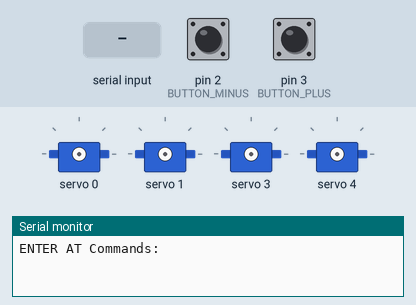
Recording of a program running on a simulated Arduino Uno, built with avr-gcc and run on an emulated ATmega328P. Shown: 4 × servo, the last lines printed to the serial monitor. The test bench sets the inputs (shaded band); at power-on: pin 2 (BUTTON_MINUS) HIGH, pin 3 (BUTTON_PLUS) HIGH.

Above: at 1.2 s.
1.3 s: "b" received over the second serial link
At 3.9 s:
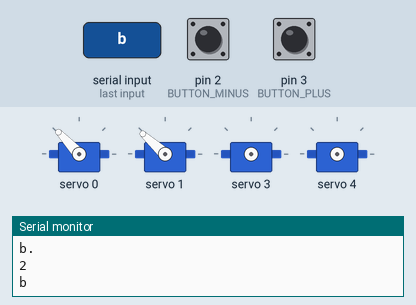
4.2 s: "a" received over the second serial link
6.9 s: "c" received over the second serial link
At 8.7 s:
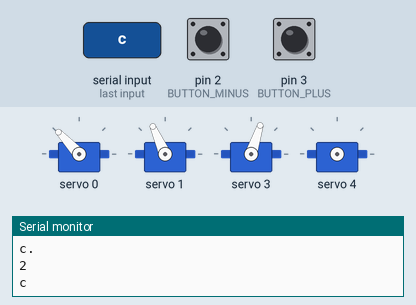
9.8 s: "B" received over the second serial link
At 11.25 s:
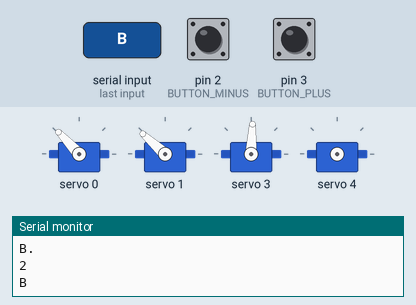
12.8 s: "d" received over the second serial link
At 15.6 s:
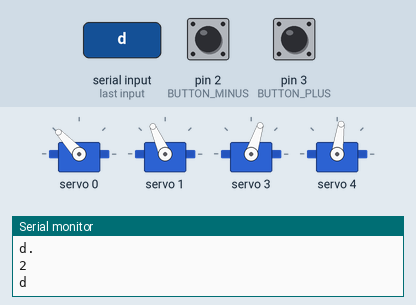
15.8 s: "A" received over the second serial link
Timing chart, 0 to 19.0 s (numbered marks = the images above; inputs shaded):
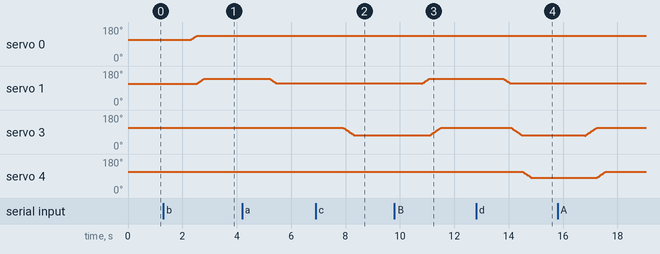

The program:

main.cpp
```cpp
#include <Arduino.h>
#include <Adafruit_PWMServoDriver.h> //Servo driver library
#include <SoftwareSerial.h>          //Serial communiction library

#define SERVOMIN 150  // This is the 'minimum' pulse length count (out of 4096)
#define SERVOMAX 550  // This is the 'maximum' pulse length count (out of 4096)
#define SERVO_FREQ 50 // Analog servos run at ~50 Hz updates
#define BUTTON_MINUS 2
#define BUTTON_PLUS 3

Adafruit_PWMServoDriver pwm = Adafruit_PWMServoDriver(); // Create pwm object
SoftwareSerial hc06(4, 5);

String message = "";

int messageLength = 0;
int currentChar = 0;

int brailleDots[] = {0, 0, 0, 0, 0, 0};                // Braille representation of captured letter
int servPositions[] = {90, 90, 90, 90, 90, 90};        // Stores servos' desired positions
int servInitPositions[] = {90, 90, 90, 90, 90, 90};    // Stores servos' initial positions
int servMovePositions[] = {110, 115, 115, 50, 60, 60}; // Stores max positions that servos will move to
int servCurrentPositions[] = {90, 90, 90, 90, 90, 90}; // Stores servos' current positions
char messageData[50];

// int captureLetter();                                    //Stores letter for conversion to Braille
void updateScreen();                                    // Updates LCD screen to show current letter
int degreesToPulse(int degrees);                        // convert degrees to pulse
void writePosition(int channel, int position);          // control servo position
void letterToBraille(char letter);                      // Converting chosen letter to its Braille version
void convert(int a, int b, int c, int d, int e, int f); //
void physicalRepresentation(int letterData[]);          // Fills array with servos' desired positions
void updateServos();                                    // Updates servos' positions
void increaseCounter();
void decreaseCounter();

void setup()
{
  Serial.begin(9600);

  Serial.println("ENTER AT Commands:");
  // Initialize Bluetooth Serial Port
  hc06.begin(9600);

  pwm.begin();                // Initialize pwm
  pwm.setPWMFreq(SERVO_FREQ); // Analog servos run at ~50 Hz updates
  delay(10);
  updateServos();
  // writePosition(0, 90);
  pinMode(BUTTON_MINUS, INPUT_PULLUP);
  pinMode(BUTTON_PLUS, INPUT_PULLUP);

  attachInterrupt(digitalPinToInterrupt(BUTTON_MINUS), decreaseCounter, FALLING);
  attachInterrupt(digitalPinToInterrupt(BUTTON_PLUS), increaseCounter, FALLING);
}

void loop()
{
  // Write data from HC06 to Serial Monitor
  if (hc06.available())
  {
    // Serial.write(hc06.read());
    message = hc06.readString();
    message = message + ".";
    Serial.println(message);

    // Convert String message to Char array for letterToBraille function
    messageLength = message.length();
    Serial.println(messageLength);
    char messageBuf[messageLength];
    message.toCharArray(messageBuf, messageLength);

    for (int i = 0; i < (messageLength-1); i++)
    {
      messageData[i] = messageBuf[i];
    }


    // letterToBraille(messageBuf[currentChar]);
    // physicalRepresentation(brailleDots);
    // Serial.println(brailleDots[0]);
    // Serial.println(brailleDots[1]);
    // Serial.println(brailleDots[2]);
    // Serial.println(brailleDots[3]);
    // Serial.println(brailleDots[4]);
    // Serial.println(brailleDots[5]);
    // Serial.println(messageBuf[0]);
    // Serial.println(messageBuf[10]);
    // delay(100);
    Serial.println(messageData);
    currentChar = 0;
  }

  letterToBraille(messageData[currentChar]);
  physicalRepresentation(brailleDots);
  updateServos();
  delay(1);


  // if (message == "90")
  // {
  //   writePosition(0, 90);
  // }
  // else if(message == "5"){
  //   writePosition(0, 95);
  // }
  // else if(message == "10"){
  //   writePosition(0, 100);
  // }
  // else if(message == "15"){
  //   writePosition(0, 105);
  // }
  // else if(message == "20"){
  //   writePosition(0, 110);
  // }
  // else if(message == "25"){
  //   writePosition(0, 115);
  // }
  // else if(message == "30"){
  //   writePosition(0, 120);
  // }
  // else if(message == "60"){
  //   writePosition(0, 150);
  // }
  // else if(message == "0"){
  //   writePosition(0, 0);
  // }

  // Write from Serial Monitor to HC06
  //  if (Serial.available()) {
  //    hc06.write(Serial.read());
  //  }

  // if (captureLetter() == 1)
  // {
  //   updateScreen();
  //   letterToBraille(capturedLetter);
  //   physicalRepresentation(brailleLetter);
  // }
  // updateServos();
  // delay(1);
}

// int captureLetter()
// {
//   char key = keypad.getKey();

//   if (key)
//   {
//     switch (key)
//     {
//     case '1':
//       capturedLetter = 'A';
//       break;
//     case '2':
//       capturedLetter = 'B';
//       break;
//     case '3':
//       capturedLetter = 'C';
//       break;
//     case '4':
//       capturedLetter = 'D';
//       break;
//     case '5':
//       capturedLetter = 'E';
//       break;
//     case '6':
//       capturedLetter = 'F';
//       break;
//     case '7':
//       capturedLetter = 'G';
//       break;
//     case '8':
//       capturedLetter = 'H';
//       break;
//     case '9':
//       capturedLetter = 'I';
//       break;
//     default:
//       break;
//     }
//     return 1;
//   }
//   else
//     return 0;
// }

int degreesToPulse(int degrees)
{
  if (degrees >= 0 && degrees <= 180)
  {
    int pulseLenght = map(degrees, 0, 180, SERVOMIN, SERVOMAX);
    return pulseLenght;
  }
  else
    return 0;
}

// void writePosition(int channel, int newPosition)
// {
//   pwm.setPWM(channel, 0, degreesToPulse(newPosition));
// }

void writePosition(int channel, int newPosition)
{
  if (newPosition > servCurrentPositions[channel])
  {
    for (int i = servCurrentPositions[channel]; i < newPosition; i++)
    {
      pwm.setPWM(channel, 0, degreesToPulse(i));
      delay(10);
    }
  }
  else
  {
    for (int i = servCurrentPositions[channel]; i > newPosition; i--)
    {
      pwm.setPWM(channel, 0, degreesToPulse(i));
      delay(10);
    }
  }
}

void letterToBraille(char letter)
{
  switch (letter)
  {
  case 'a':
  case 'A':
  case '1':
    convert(1, 0, 0, 0, 0, 0);
    break;
  case 'b':
  case 'B':
  case '2':
    convert(1, 1, 0, 0, 0, 0);
    break;
  case 'c':
  case 'C':
  case '3':
    convert(1, 0, 0, 1, 0, 0);
    break;
  case 'd':
  case 'D':
  case '4':
    convert(1, 0, 0, 1, 1, 0);
    break;
  case 'e':
  case 'E':
  case '5':
    convert(1, 0, 0, 0, 1, 0);
    break;
  case 'f':
  case 'F':
  case '6':
    convert(1, 1, 0, 1, 0, 0);
    break;
  case 'g':
  case 'G':
  case '7':
    convert(1, 1, 0, 1, 1, 0);
    break;
  case 'h':
  case 'H':
  case '8':
    convert(1, 1, 0, 0, 1, 0);
    break;
  case 'i':
  case 'I':
  case '9':
    convert(0, 1, 0, 1, 0, 0);
    break;
  case 'j':
  case 'J':
  case '0':
    convert(0, 1, 0, 1, 1, 0);
    break;
  case 'k':
  case 'K':
    convert(1, 0, 1, 0, 0, 0);
    break;
  case 'l':
  case 'L':
    convert(1, 1, 1, 0, 0, 0);
    break;
  case 'm':
  case 'M':
    convert(1, 0, 1, 1, 0, 0);
    break;
  case 'n':
  case 'N':
    convert(1, 0, 1, 1, 1, 0);
    break;
  case 'o':
  case 'O':
    convert(1, 0, 1, 0, 1, 0);
    break;
  case 'p':
  case 'P':
    convert(1, 1, 1, 1, 0, 0);
    break;
  case 'q':
  case 'Q':
    convert(1, 1, 1, 1, 1, 0);
    break;
  case 'r':
  case 'R':
    convert(1, 1, 1, 0, 1, 0);
    break;
  case 's':
  case 'S':
    convert(0, 1, 1, 1, 0, 0);
    break;
  case 't':
  case 'T':
    convert(0, 1, 1, 1, 1, 0);
    break;
  case 'u':
  case 'U':
    convert(1, 0, 1, 0, 0, 1);
    break;
  case 'v':
  case 'V':
    convert(1, 1, 1, 0, 0, 1);
    break;
  case 'w':
  case 'W':
    convert(0, 1, 0, 1, 1, 1);
    break;
  case 'x':
  case 'X':
    convert(1, 0, 1, 1, 0, 1);
    break;
  case 'y':
  case 'Y':
    convert(1, 0, 1, 1, 1, 1);
    break;
  case 'z':
  case 'Z':
    convert(1, 0, 1, 0, 1, 1);
    break;

  // Special characters
  case '!': //Ą
    convert(1, 0, 0, 0, 0, 1);
    break;
  case '@': //Ć
    convert(1, 0, 0, 1, 0, 1);
    break;
  case '#': //Ę
    convert(1, 0, 0, 0, 1, 1);
    break;
  case '$': //Ł
    convert(1, 1, 0, 0, 0, 1);
    break;
  case '%': //Ń
    convert(1, 0, 0, 1, 1, 1);
    break;
  case '^': //Ś
    convert(0, 1, 0, 1, 0, 1);
    break;
  case '&': //Ó
    convert(0, 0, 1, 1, 0, 1);
    break;
  case '*': //Ż
    convert(1, 1, 1, 1, 0, 1);
    break;
  case '(': //Ź
    convert(0, 1, 1, 1, 0, 1);
    break;

  default:
    convert(0, 0, 0, 0, 0, 0);
    break;
  }
}

// void physicalRepresentation(int letterData[])
// {
//   for (int i = 0; i < 6; i++)
//   {
//     if (letterData[i] == 1)
//     {
//       servPositions[i] = 60;
//     }
//     else
//       servPositions[i] = 90;
//   }
// }
void physicalRepresentation(int letterData[])
{
  for (int i = 0; i < 6; i++)
  {
    if (letterData[i] == 1)
    {
      servPositions[i] = servMovePositions[i];
    }
    else
      servPositions[i] = servInitPositions[i];
  }
}

// void updateServos()
// {
//   for (int i = 0; i < 6; i++)
//   {
//     writePosition(i, servPositions[i]);
//   }
// }
void updateServos()
{
  for (int i = 0; i < 6; i++)
  {
    writePosition(i, servPositions[i]);
    servCurrentPositions[i] = servPositions[i];
  }
}

void convert(int a, int b, int c, int d, int e, int f)
{
  brailleDots[0] = a;
  brailleDots[1] = b;
  brailleDots[2] = c;
  brailleDots[3] = d;
  brailleDots[4] = e;
  brailleDots[5] = f;
}

void increaseCounter()
{
  if (currentChar < (messageLength-1))
    {
      currentChar = currentChar + 1;
      Serial.println(currentChar);
    }
}

void decreaseCounter()
{
  if (currentChar > 0)
    {
      currentChar = currentChar - 1;
      Serial.println(currentChar);
    }
}
```

Measured:
- after the input at 1.3 s, servo 0: moves from 113° to 133° over 0.19 s, starting after 1.0 s; servo 1: moves from 113° to 138° over 0.24 s, starting after 1.2 s
- after the input at 6.9 s, servo 3: moves from 113° to 72° over 0.40 s, starting after 1.0 s
- after the input at 9.8 s, servo 3: moves from 72° to 112° over 0.39 s, starting after 1.3 s
- after the input at 12.8 s, servo 3: moves from 112° to 72° over 0.39 s, starting after 1.3 s; servo 4: moves from 112° to 82° over 0.28 s, starting after 1.7 s
